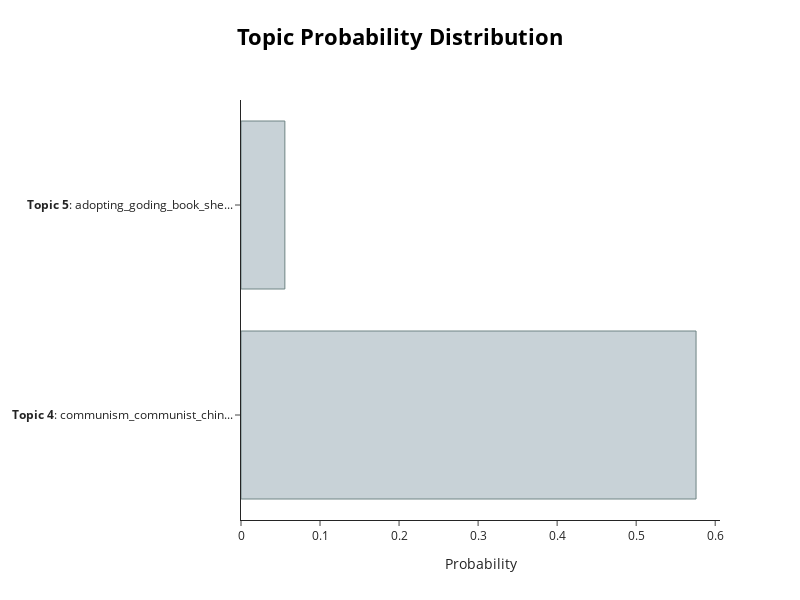

Here is the notebook cell this chart was saved with:
### Code cell
topic_model.visualize_distribution(probs[2])

### Figure 1 — Plotly figure (JSON) as saved in the notebook; plotly's stock layout.template omitted (floating-point values rounded to 4 significant figures)
{"data": [{"marker": {"color": "#C8D2D7", "line": {"color": "#6E8484", "width": 1}}, "orientation": "h", "type": "bar", "x": [0.5758, 0.05551], "y": ["<b>Topic 4</b>: communism_communist_chin...", "<b>Topic 5</b>: adopting_goding_book_she..."]}], "layout": {"height": 600, "hoverlabel": {"bgcolor": "white", "font": {"family": "Rockwell", "size": 16}}, "title": {"font": {"color": "Black", "size": 22}, "text": "<b>Topic Probability Distribution", "x": 0.5, "xanchor": "center", "y": 0.95, "yanchor": "top"}, "width": 800, "xaxis": {"title": {"text": "Probability"}}}}
